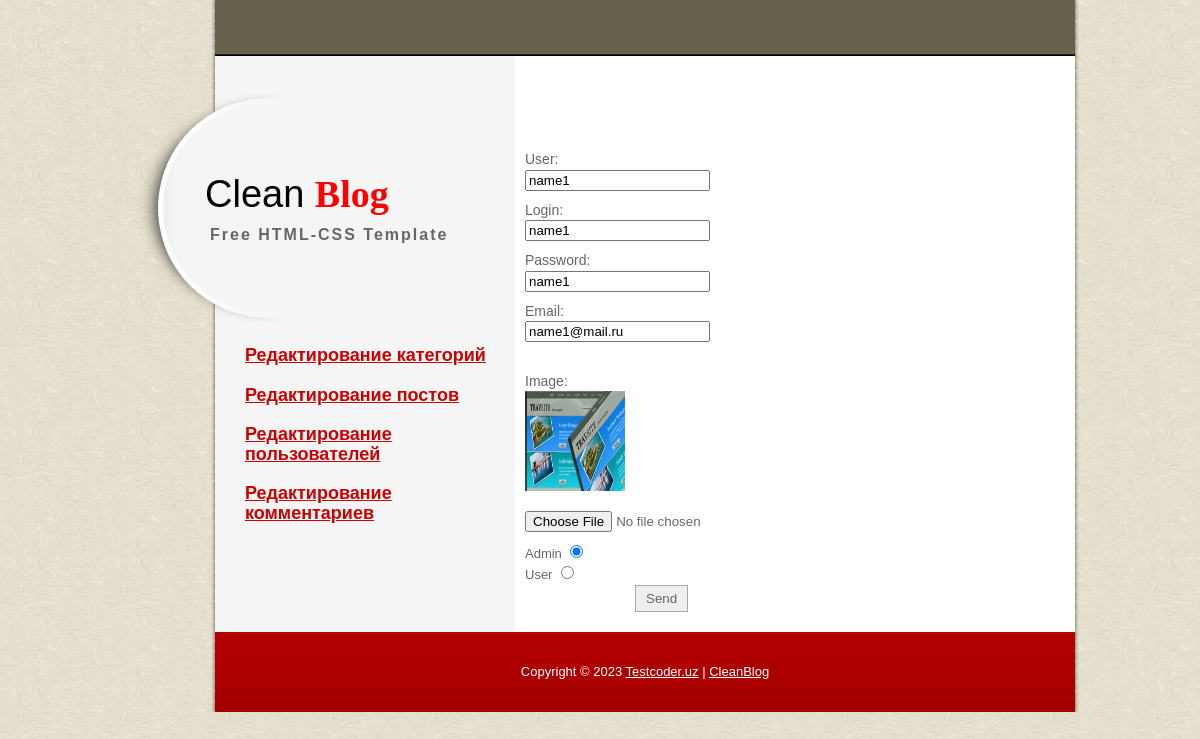
The page /admin/index.php?view=edituser&id=49 (signed in) on the database its author committed.
### tables this page shows
CREATE TABLE `users` (
  `id` int(11) NOT NULL,
  `name` varchar(255) NOT NULL,
  `login` varchar(255) NOT NULL,
  `password` varchar(255) NOT NULL,
  `email` varchar(255) NOT NULL,
  `img` varchar(255) DEFAULT NULL,
  `isAdmin` int(11) DEFAULT NULL
);

### admin/controller/controller.php (called while the page is built, shortened)
<?php
if(empty($_GET['view'])){
	$view = "index";
}else{
	$view = $_GET['view'];
}
switch($view){
case "edituser":
	$id = $_GET['id'];
$edituser = edituser($id);
break;
}
include $_SERVER['DOCUMENT_ROOT']."/MvcCleanBlog/admin/views/theme/index.php";
?>

### admin/index.php (called while the page is built, shortened)
<?php
include CONTR;
?>

### admin/model/model.php (called while the page is built, shortened)
<?
function edituser($id){
global $con;
$res = mysqli_query($con,"SELECT * FROM users WHERE id = $id");
$row = mysqli_fetch_assoc($res);
return $row;
}

### admin/views/theme/pages/edituser.php (the view)
    <div id="templatemo_main">
<div id="contact_form">
<form action="" method="post" enctype="multipart/form-data">
                 <label for="author">User:</label>
                <input type="text" name="name" value="<?=$edituser['name']?>" />
                <div class="cleaner_h10"></div>
                 <label for="author">Login:</label>
                <input type="text" name="login" value="<?=$edituser['login']?>" />
                <div class="cleaner_h10"></div>
                 <label for="author">Password:</label>
                <input type="text" name="password" value="<?=$edituser['password']?>" />
                <div class="cleaner_h10"></div>
                 <label for="author">Email:</label>
                <input type="email" name="email" value="<?=$edituser['email']?>" />
                <div class="cleaner_h10"></div>
                <br /> <label for="author">Image:</label>
            <img src="regupl/<?= $edituser['img']?>" width="100px" height="100px"/><br />
                <br /><input type="file" name="img" value="<?=$edituser['img']?>" />
                <div class="cleaner_h10"></div>
            	                      Admin   <input type="radio" checked="" name="admin" value="1" ><br />
                                            User
                                              <input type="radio"  name="admin" value="0" ><br />
                <input type="submit" class="submit_btn" value="Send" />
</form>
    	 </div>
    </div>

### admin/views/theme/templatemo_style.css (style rules this page uses)
body { margin: 0px; padding: 0px; color: #666; font-family: Helevetica,Arial,sans-serif; font-size: 13px; line-height:1.5em; background-image: url(images/templatemo_body.jpg); background-repeat: repeat; }
img { border: none; }
.cleaner_h10 { clear: both; width:100%; height: 10px; }
#templatemo_main { float: right; width: 490px; padding-top: 40px; margin-right: 30px; }
#contact_form form { margin: 0px; padding: 0px; }
#contact_form form label { display: block; width: 100px; margin-right: 10px; font-size: 14px; }
#contact_form form .submit_btn { margin-left: 110px; padding: 5px 10px; background: #EEEEEE; border: 1px solid #AAAAAA; color: #666666; }

### rows shown on the page
users: name "name1", login "name1", password "name1", email "name1@mail.ru", img (picture)
